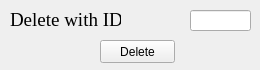
<?xml version="1.0" encoding="UTF-8"?>
<ui version="4.0">
 <class>DeleteForm</class>
 <widget class="QWidget" name="DeleteForm">
  <property name="geometry">
   <rect>
    <x>0</x>
    <y>0</y>
    <width>260</width>
    <height>70</height>
   </rect>
  </property>
  <property name="windowTitle">
   <string>Delete student</string>
  </property>
  <property name="windowIcon">
   <iconset resource="Icons.qrc">
    <normaloff>:/icons/delete.png</normaloff>:/icons/delete.png</iconset>
  </property>
  <widget class="QLineEdit" name="DeleteInput">
   <property name="geometry">
    <rect>
     <x>190</x>
     <y>10</y>
     <width>61</width>
     <height>21</height>
    </rect>
   </property>
   <property name="font">
    <font>
     <family>Times New Roman</family>
     <pointsize>14</pointsize>
    </font>
   </property>
   <property name="placeholderText">
    <string/>
   </property>
  </widget>
  <widget class="QLabel" name="label">
   <property name="geometry">
    <rect>
     <x>10</x>
     <y>10</y>
     <width>111</width>
     <height>20</height>
    </rect>
   </property>
   <property name="font">
    <font>
     <family>Times New Roman</family>
     <pointsize>14</pointsize>
    </font>
   </property>
   <property name="text">
    <string>Delete with ID</string>
   </property>
  </widget>
  <widget class="QPushButton" name="SearchButton">
   <property name="geometry">
    <rect>
     <x>100</x>
     <y>40</y>
     <width>75</width>
     <height>23</height>
    </rect>
   </property>
   <property name="text">
    <string>Delete</string>
   </property>
  </widget>
 </widget>
 <resources>
  <include location="Icons.qrc"/>
 </resources>
 <connections/>
</ui>
